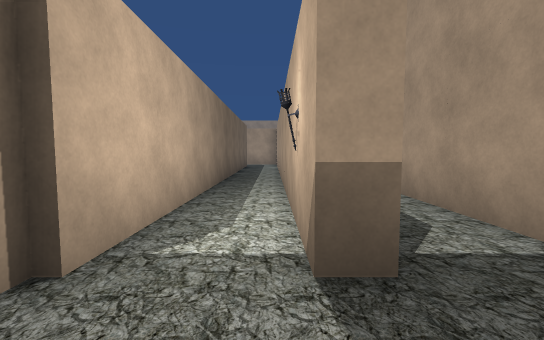
[1] (above)

14 first-person views from a walk through a scene from a Unity 3-D project. The camera is 1.5 m above the floor, tilts 4° down and sees 90° across. Doors are open. The floor is counted in squares, 2 m on a side. Each view is taken from the middle of a square. On the plan, view 1 faces up. The plan holds only what a view shows up to about 10 squares ahead; the rest is blank. The place goes on beyond the plan. The player is left out. Some surface patterns are stand-ins.

[2]
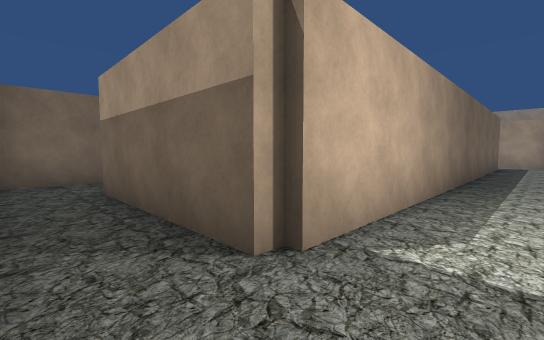

[3]
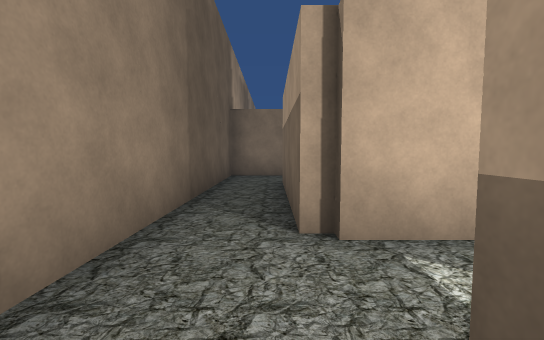

[4]
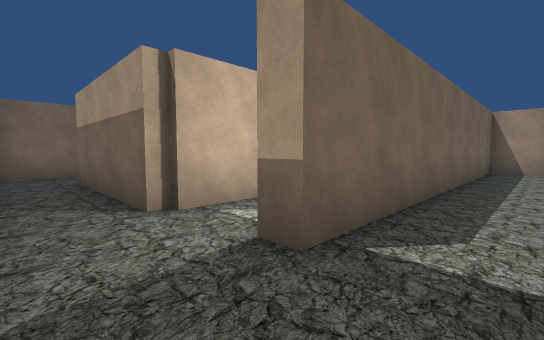

[5]
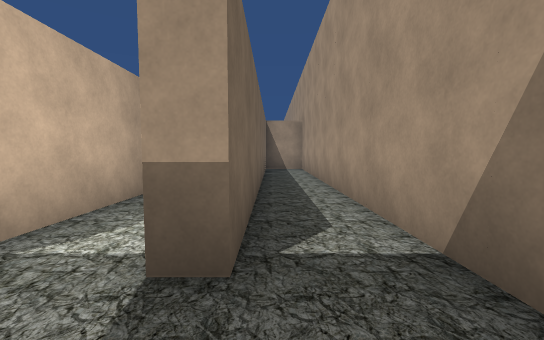

[6]
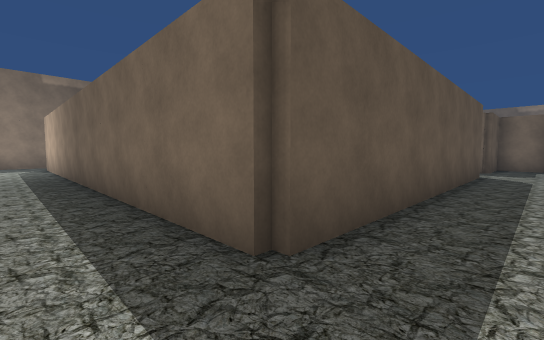

[7]
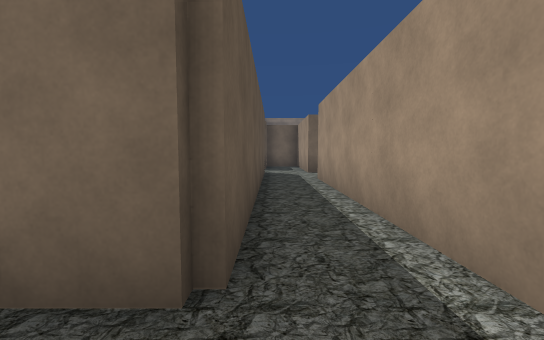

[8]
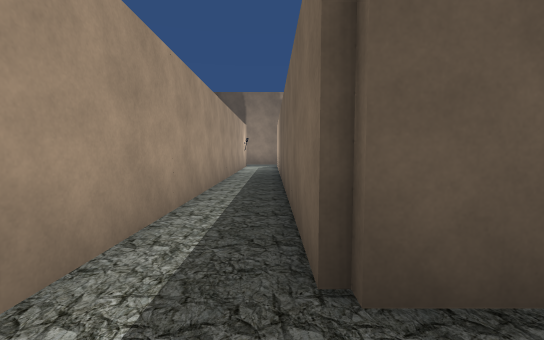

[9]
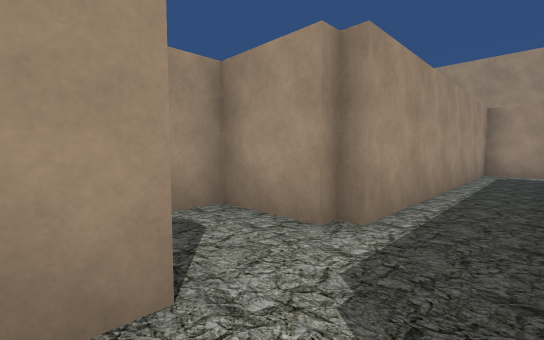

[10]
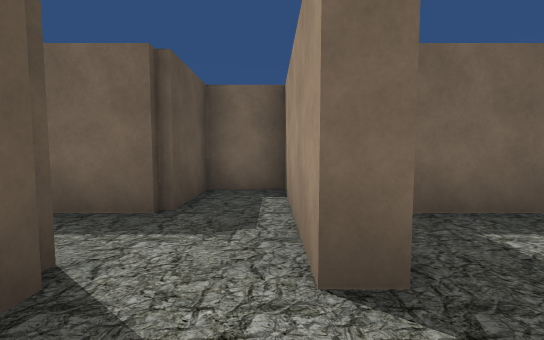

[11]
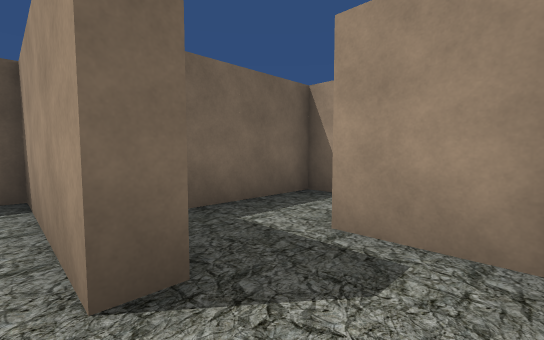

[12]
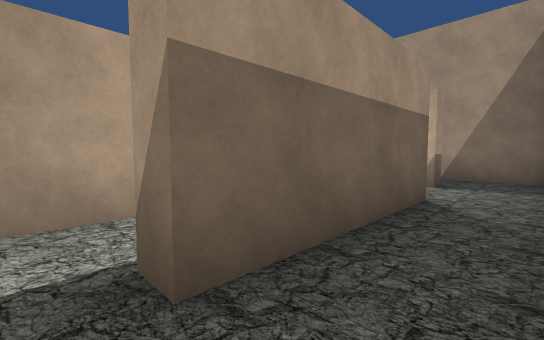

[13]
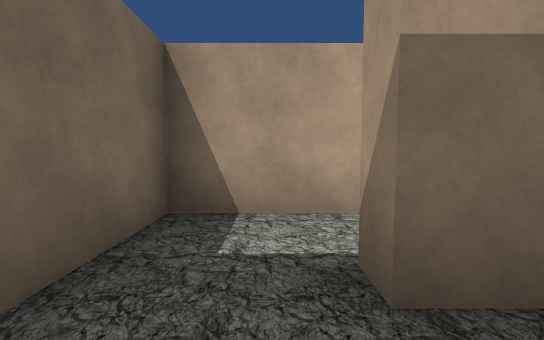

[14]
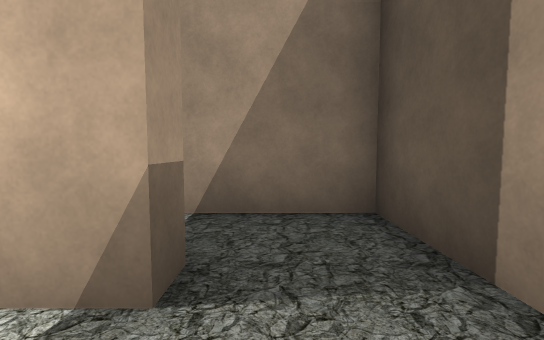

### Floor plan
Points are (right, up) in squares from view 1. A wall is a line through its corners. A room is listed if a view was taken in it or the views show most of it. See-through windows are left out.
Room 1 (views 1, 2, 12, 13, 14)
walls: (-1.4, 1.2) (-5.4, 1.2) (-5.4, 1.8); (0.8, 1.6) (0.2, 1.6); (-7.2, 3.2) (-7.2, -0.2) (0.6, -0.2)
ways out: opening at (1, 0.5) to room 2; opening at (0, 2) to room 3; opening at (-6, 2) to room 6
Room 2 (views 3, 4, 5)
walls: (0.6, -0.2) (2.3, -0.2) (2.3, 10); (2, 11.3) (0.8, 11.3) (0.8, 1.6)
ways out: opening at (1, 0.5) to room 1
Room 3 (views 6, 7, 8)
walls: (-7.5, 13.8) (-1.2, 13.8) (-1.2, 1.5); (0.2, 1.6) (0.2, 15.3) (-7.7, 15.3)
ways out: opening at (0, 2) to room 1; opening at (-7, 15) to room 5
Room 4 (view 9)
walls: (-10.6, 15.3) (-13.3, 15.3) (-13.3, 13.8) (-11.2, 13.8) (-11.2, 12.2)
ways out: opening at (-10, 15) to room 5
Room 5 (views 10, 11)
walls: (-9.4, 15.9) (-9.4, 15.3) (-10.6, 15.3); (-7.7, 15.3) (-7.7, 17.3) (-9.5, 17.3); (-7.4, 15.1) (-7.4, 15.6); (-9.5, 13.8) (-7.5, 13.8); (-11.2, 19.3) (-11.2, 16.6)
ways out: opening at (-7, 15) to room 3; opening at (-10, 15) to room 4; opening at (-10, 18)
Room 6 (no view inside)
walls: (-4.9, 3.2) (-7.2, 3.2)
ways out: opening at (-6, 2) to room 1; opening at (-4.5, 3)

Positions as (right, up) in squares from view 1, and headings:
1: (0, 0), facing up
2: (0, 0), facing up-left
3: (1, 1), facing left
4: (2, 0), facing up-left
5: (1, 0), facing up
6: (0, 15), facing down-left
7: (0, 14), facing left
8: (-1, 15), facing down
9: (-10, 14), facing up-right
10: (-8, 15), facing left
11: (-8, 15), facing up-left
12: (-6, 0), facing up-right
13: (-6, 0), facing up
14: (-1, 1), facing right
